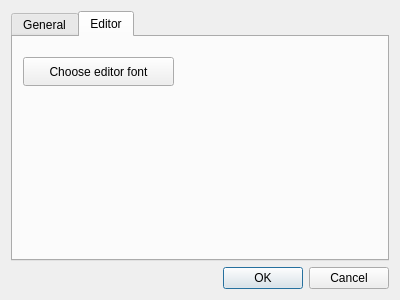
<ui version="4.0" >
 <class>preferences</class>
 <widget class="QDialog" name="preferences" >
  <property name="geometry" >
   <rect>
    <x>0</x>
    <y>0</y>
    <width>400</width>
    <height>300</height>
   </rect>
  </property>
  <property name="windowTitle" >
   <string>Configuration dialog</string>
  </property>
  <layout class="QHBoxLayout" >
   <item>
    <layout class="QVBoxLayout" >
     <item>
      <widget class="QTabWidget" name="tabWidget" >
       <property name="currentIndex" >
        <number>1</number>
       </property>
       <widget class="QWidget" name="tab" >
        <attribute name="title" >
         <string>General</string>
        </attribute>
        <layout class="QHBoxLayout" >
         <item>
          <layout class="QGridLayout" >
           <item row="0" column="0" >
            <widget class="QLabel" name="label" >
             <property name="text" >
              <string>Default directory :</string>
             </property>
            </widget>
           </item>
           <item row="0" column="1" >
            <spacer>
             <property name="orientation" >
              <enum>Qt::Horizontal</enum>
             </property>
             <property name="sizeHint" >
              <size>
               <width>40</width>
               <height>20</height>
              </size>
             </property>
            </spacer>
           </item>
           <item row="0" column="2" >
            <widget class="QLineEdit" name="lineEdit" />
           </item>
           <item row="1" column="0" >
            <widget class="QLabel" name="label_2" >
             <property name="text" >
              <string>Default output directory :</string>
             </property>
            </widget>
           </item>
           <item row="1" column="1" >
            <spacer>
             <property name="orientation" >
              <enum>Qt::Horizontal</enum>
             </property>
             <property name="sizeHint" >
              <size>
               <width>40</width>
               <height>20</height>
              </size>
             </property>
            </spacer>
           </item>
           <item row="1" column="2" >
            <widget class="QLineEdit" name="lineEdit_2" />
           </item>
          </layout>
         </item>
        </layout>
       </widget>
       <widget class="QWidget" name="tab_2" >
        <attribute name="title" >
         <string>Editor</string>
        </attribute>
        <widget class="QPushButton" name="editorFontButton" >
         <property name="geometry" >
          <rect>
           <x>10</x>
           <y>20</y>
           <width>151</width>
           <height>29</height>
          </rect>
         </property>
         <property name="text" >
          <string>Choose editor font</string>
         </property>
        </widget>
       </widget>
      </widget>
     </item>
     <item>
      <widget class="QDialogButtonBox" name="buttonBox" >
       <property name="orientation" >
        <enum>Qt::Horizontal</enum>
       </property>
       <property name="standardButtons" >
        <set>QDialogButtonBox::Cancel|QDialogButtonBox::NoButton|QDialogButtonBox::Ok</set>
       </property>
      </widget>
     </item>
    </layout>
   </item>
  </layout>
 </widget>
 <resources/>
 <connections>
  <connection>
   <sender>buttonBox</sender>
   <signal>accepted()</signal>
   <receiver>preferences</receiver>
   <slot>accept()</slot>
   <hints>
    <hint type="sourcelabel" >
     <x>248</x>
     <y>254</y>
    </hint>
    <hint type="destinationlabel" >
     <x>157</x>
     <y>274</y>
    </hint>
   </hints>
  </connection>
  <connection>
   <sender>buttonBox</sender>
   <signal>rejected()</signal>
   <receiver>preferences</receiver>
   <slot>reject()</slot>
   <hints>
    <hint type="sourcelabel" >
     <x>316</x>
     <y>260</y>
    </hint>
    <hint type="destinationlabel" >
     <x>286</x>
     <y>274</y>
    </hint>
   </hints>
  </connection>
 </connections>
</ui>
